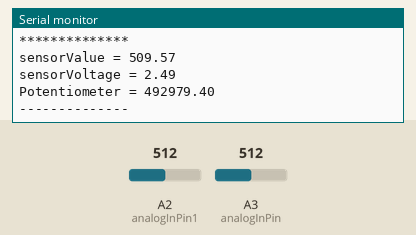
Bench run of a sketch on a simulated Arduino Uno, built with avr-gcc and run on an emulated ATmega328P. Parts: the last lines printed to the serial monitor. The test bench sets the inputs (shaded band); at power-on: A2 (analogInPin1) = 512, A3 (analogInPin) = 512.

Above: at 1.2 s.
1.3 s: A2 (analogInPin1) set to 716
At 1.5 s:
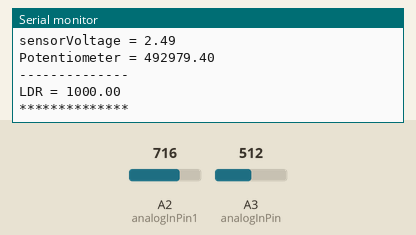
2.8 s: A3 (analogInPin) set to 716
At 3.73 s:
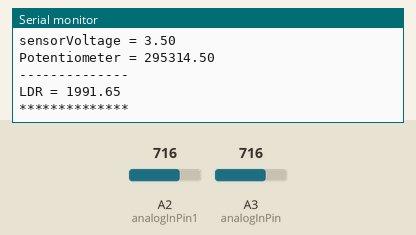
4.3 s: A3 (analogInPin) set to 1023
At 4.84 s:
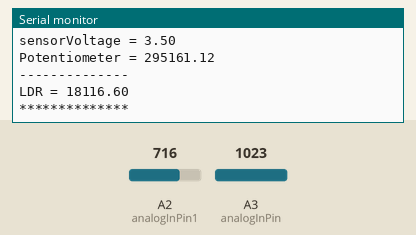
7.3 s: A2 (analogInPin1) set to 900
At 7.64 s:
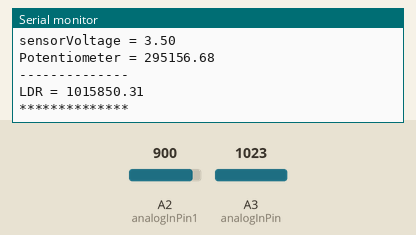
Timing chart, 0 to 9.8 s (numbered marks = the images above; inputs shaded):
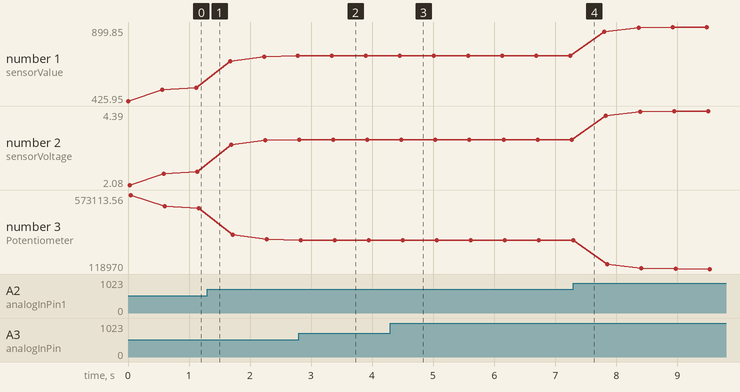

The sketch:

3.ino
```cpp
 int Vin = 5;
 const int analogInPin = A3;
 const int analogInPin1 = A2;
 double sensorValue = 0;
 double sensorValue1 = 0;
 double sensorVoltage = 0;
 double sensorVoltage1 = 0;
 double ResisterValue = 1000;
 double ResisterValue1 = 981300;
 double R2,R1;
       void setup() {
               Serial.begin(9600);
               for(int i=1;i<=5;i++)
                         {
                           sensorValue += analogRead(analogInPin);
                                }
                         sensorValue = sensorValue/5;
                                }
 void loop()
 {
   for(int i=1;i<=20;i++)
 {
 for(int i=1;i<=5;i++)
 {
 sensorValue = 0.7* sensorValue + 0.3 * analogRead(analogInPin);
 sensorValue1 = 0.7* sensorValue1 + 0.3 * analogRead(analogInPin1);
 }
 sensorVoltage = sensorValue * 5 / 1024;
 sensorVoltage1 = sensorValue1 * 5 / 1024;
 R2 = (sensorVoltage * ResisterValue)/(Vin-sensorVoltage);
 R1 = 981300 - (sensorVoltage1 * ResisterValue1)/Vin; Serial.print("sensorValue = ");
 Serial.println(sensorValue1); Serial.print("sensorVoltage = ");
 Serial.println(sensorVoltage1); Serial.print("Potentiometer = ");
 Serial.println(R1);
 Serial.println("--------------");
 Serial.print("LDR = "); Serial.println(R2);
 Serial.println("**************");
 delay(500);
 }
 delay(1000);
 }
```

Measured:
- after the input at 2.8 s, the serial monitor: prints a new line after 0.63 s (image 2)
- after the input at 4.3 s, the serial monitor: prints a new line after 0.25 s (image 3)
- plotted number 1: 509.57 → 715.02 after the input at 1.3 s, 716 → 899.85 after the input at 7.3 s
- plotted number 2: 2.49 → 3.47 after the input at 1.3 s, 3.5 → 4.39 after the input at 7.3 s
- plotted number 3: 492979.4 → 300744.62 after the input at 1.3 s, 295156.68 → 118970 after the input at 7.3 s
